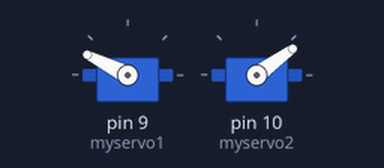
Simulated run of this sketch. Board: Arduino Uno, built with avr-gcc and run on an emulated ATmega328P. On the bench: 2 × servo.

Above: at 0.05 s.
At 2.55 s:
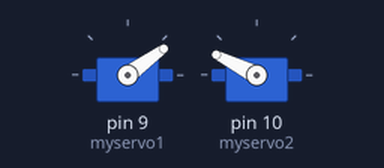
At 5.0 s:
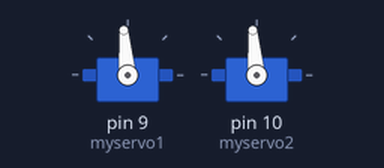
Timing chart, 0 to 6.5 s (numbered marks = the images above):
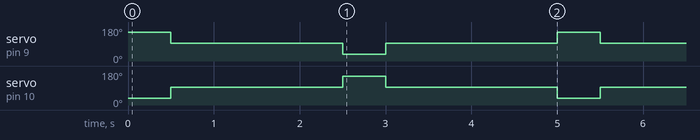

The sketch:

servo_legs_basic.ino
```cpp
#include <Servo.h>

Servo myservo1; // Left leg servo
Servo myservo2; // Right leg servo

int neutral1 = 1520;  // Calibrated neutral value for servo 1
int neutral2 = 1520;  // Calibrated neutral value for servo 2

int angleRange = 600;  // Maximum deviation from neutral

void setup() {
  myservo1.attach(9);
  myservo2.attach(10);
}


void loop() {
  walkForward();
  delay(2000);
  walkBackward();
  delay(2000);
}

void walkForward() {
  myservo1.writeMicroseconds(neutral1 + angleRange); // Move to max forward position
  myservo2.writeMicroseconds(neutral2 - angleRange);
  delay(500); // Hold forward position for 500ms (adjust if needed)
  myservo1.writeMicroseconds(neutral1); // Return to neutral
  myservo2.writeMicroseconds(neutral2);
}

void walkBackward() {
  myservo1.writeMicroseconds(neutral1 - angleRange); // Move to max backward position
  myservo2.writeMicroseconds(neutral2 + angleRange);
  delay(500); // Hold backward position for 500ms (adjust if needed)
  myservo1.writeMicroseconds(neutral1); // Return to neutral
  myservo2.writeMicroseconds(neutral2);
}
```

Measured:
- by itself, servo on pin 9 (myservo1): repeats every 5.0 s: 36° 0.50 s, 95° 2.0 s, 153° 0.50 s, 95° 2.0 s
- by itself, servo on pin 10 (myservo2): repeats every 5.0 s: 153° 0.50 s, 95° 2.0 s, 36° 0.50 s, 95° 2.0 s
